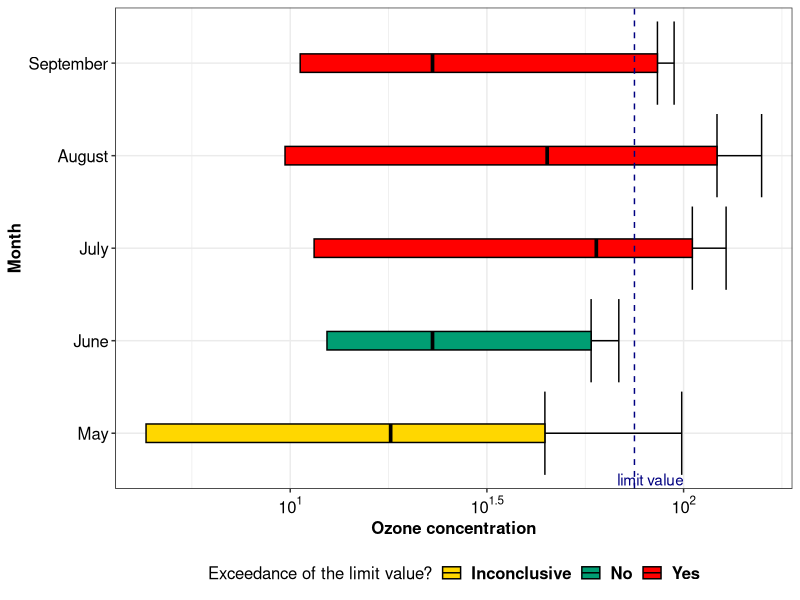

This chart was generated by the following R code:
#------------------------------------------------------------------
#### Configurations ####

## Installing and loading packages
pack_needed<-c("tidyverse","scales","datasets")

is_installed<-pack_needed %in% rownames(installed.packages(all.available=TRUE))
if(any(is_installed == FALSE)){
  install.packages(pack_needed[!is_installed],repos = "http://cran.us.r-project.org")
}
invisible(lapply(pack_needed, library, character.only = TRUE))

#------------------------------------------------------------------
#### Data preparation ####

## Using the airquality dataset from the datasets package as example
test<-as_tibble(na.omit(datasets::airquality))

## Transforming the month variable into a factor
test$Month<-factor(test$Month,levels=sort(unique(test$Month)),labels=c("May","June","July","August","September"))

## Calculating summary statistics
test<-test %>% group_by(Month) %>% summarize(median=median(Ozone),      # median
                                             P5=quantile(Ozone,0.05),   # 5th percentile
                                             P95=quantile(Ozone, 0.95), # 95th percentile
                                             P99=quantile(Ozone, 0.99)) # 99th percentile

#------------------------------------------------------------------
#### Limit value exceedance assessment ####

## Setting a limit value for ozone concentration
limit_value<-75

## Determining if the limit value is exceeded
test<-test %>% mutate(comp=case_when(P95>limit_value~"Yes",
                                     P95<=limit_value&P99>limit_value~"Inconclusive",
                                     P99<=limit_value~"No",
                                     T~"No"))

## Transforming the limit value exceedance variable into a factor
test$comp<-factor(test$comp,levels=unique(test$comp))

#------------------------------------------------------------------
#### Plot ####

test %>% ggplot() +   
  geom_point(aes(x=Month,y=median),size=2) +
  geom_errorbar(aes(x=Month,ymin=P95,ymax=P99))+
  geom_crossbar(aes(x=Month, y=median,ymin = P5, ymax = P95,fill=comp),width=0.2)+
  scale_x_discrete("Month") +
  scale_y_log10("Ozone concentration",breaks = trans_breaks("log10", function(x) 10^x),
                labels = trans_format("log10", math_format(10^.x)))+
  scale_fill_manual("Exceedance of the limit value?",
                    values=c("Yes"="red","No"="#009E73","Inconclusive"="gold"))+
  geom_hline(yintercept=limit_value,linetype="dashed",col="navyblue")+
  annotate(geom="text",x=0.5,y=limit_value*1.1,label='limit value',col="navyblue")+
  theme_bw()+
  theme(strip.text.x = element_text(size = 11, face="bold",colour = "black", angle = 0,margin = margin(0.3,0,0.3,0, "cm")),
        strip.background = element_rect(fill=alpha('#009E73', 0.2),
                                        colour="black", size=1),
        axis.text = element_text(size=12,color="black"),
        axis.title=element_text(size=12,face="bold",color="black"),
        legend.text = element_text(size = 12, face = "bold"),
        legend.title = element_text(size = 12),
        legend.position = "bottom",
        axis.line = element_line(color = "black",size = 0.1, linetype =
                                   "solid"))+
  coord_flip()
